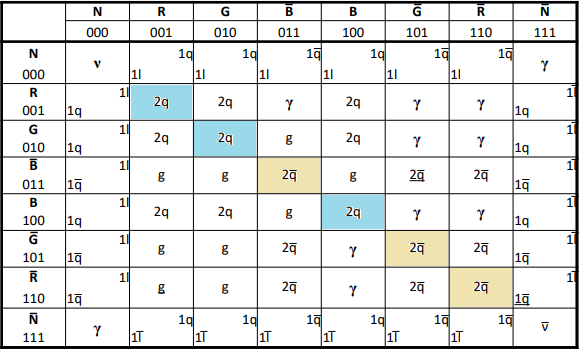
#> input picture doc/fig2.png, 585 x 355 px, found by its file name
$ python _tmp_big.py
#> lines starting #> are read from the running program, lines starting #| are printed output that depends on the picture
from PIL import Image

im = Image.open(r'e:/automaton/doc/fig2.png').convert('RGB')
big = im.resize((im.width * 4, im.height * 4), Image.LANCZOS)
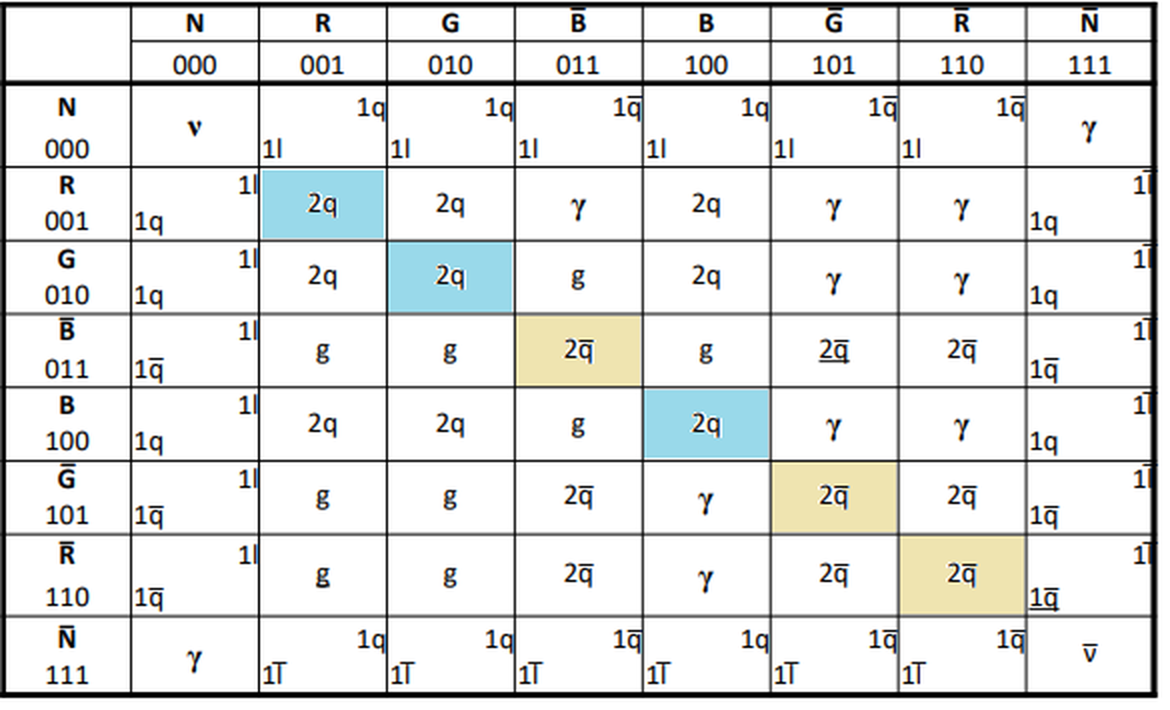
#> big: PIL image 2340x1420 RGB (shown at 1/2 size); mean R, G, B 226.7, 228.2, 227.1
big.save(r'e:/automaton/_fig2_big.png')
print('saved', big.size)
#| saved (2340, 1420)
